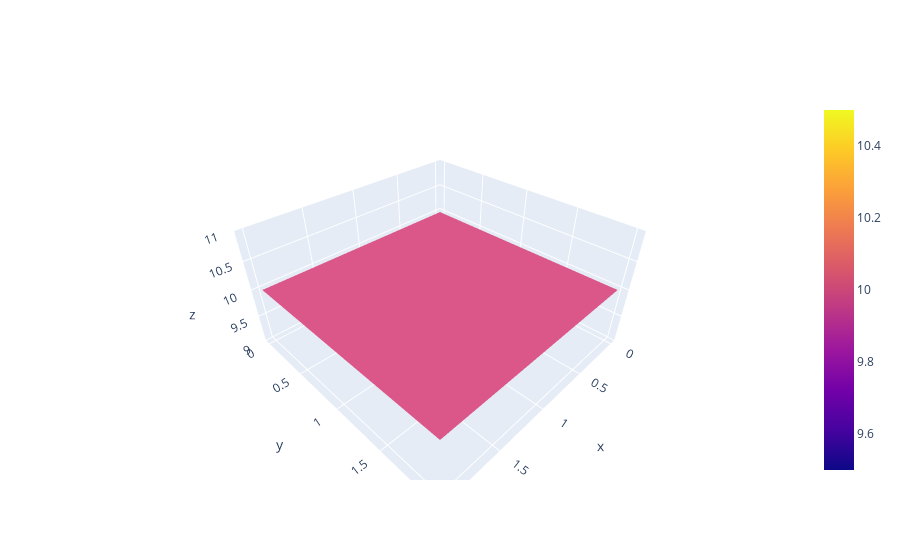

The cell this chart's notebook holds for it:
### Code cell
import plotly.graph_objects as go

# %% cell 12

fig = go.Figure(data=[go.Surface(z=[[10, 10, 10], [10, 10, 10], [10, 10, 10]])])
fig.show()

### Figure 1 — Plotly figure (JSON) as saved in the notebook; plotly's stock layout.template omitted (floating-point values rounded to 4 significant figures)
{"data": [{"type": "surface", "z": [[10, 10, 10], [10, 10, 10], [10, 10, 10]]}], "layout": {}}
